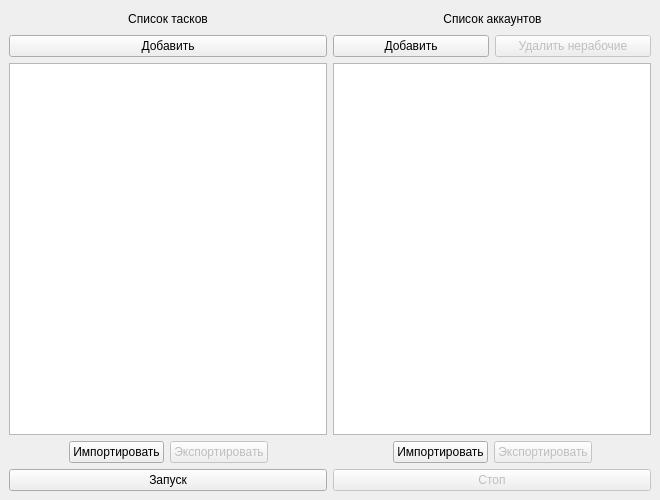
<?xml version="1.0" encoding="UTF-8"?>
<ui version="4.0">
 <class>MainWindow</class>
 <widget class="QMainWindow" name="MainWindow">
  <property name="geometry">
   <rect>
    <x>0</x>
    <y>0</y>
    <width>660</width>
    <height>500</height>
   </rect>
  </property>
  <property name="windowTitle">
   <string>Рассылка по чатам</string>
  </property>
  <widget class="QWidget" name="centralwidget">
   <layout class="QVBoxLayout" name="verticalLayout_3">
    <item>
     <layout class="QHBoxLayout" name="horizontalLayout">
      <item>
       <layout class="QVBoxLayout" name="verticalLayout">
        <item>
         <layout class="QHBoxLayout" name="horizontalLayout_9">
          <item>
           <spacer name="horizontalSpacer_6">
            <property name="orientation">
             <enum>Qt::Horizontal</enum>
            </property>
            <property name="sizeHint" stdset="0">
             <size>
              <width>40</width>
              <height>20</height>
             </size>
            </property>
           </spacer>
          </item>
          <item>
           <widget class="QLabel" name="task_label">
            <property name="text">
             <string>Список тасков</string>
            </property>
            <property name="textFormat">
             <enum>Qt::AutoText</enum>
            </property>
            <property name="alignment">
             <set>Qt::AlignCenter</set>
            </property>
           </widget>
          </item>
          <item>
           <spacer name="horizontalSpacer_5">
            <property name="orientation">
             <enum>Qt::Horizontal</enum>
            </property>
            <property name="sizeHint" stdset="0">
             <size>
              <width>40</width>
              <height>20</height>
             </size>
            </property>
           </spacer>
          </item>
         </layout>
        </item>
        <item>
         <layout class="QHBoxLayout" name="horizontalLayout_6">
          <item>
           <widget class="QPushButton" name="add_task_btn">
            <property name="text">
             <string>Добавить</string>
            </property>
           </widget>
          </item>
         </layout>
        </item>
        <item>
         <widget class="QListWidget" name="list_of_task_widget">
          <property name="minimumSize">
           <size>
            <width>0</width>
            <height>0</height>
           </size>
          </property>
         </widget>
        </item>
        <item>
         <layout class="QHBoxLayout" name="horizontalLayout_8">
          <item>
           <spacer name="horizontalSpacer_3">
            <property name="orientation">
             <enum>Qt::Horizontal</enum>
            </property>
            <property name="sizeHint" stdset="0">
             <size>
              <width>40</width>
              <height>20</height>
             </size>
            </property>
           </spacer>
          </item>
          <item>
           <widget class="QPushButton" name="import_tasks_btn">
            <property name="text">
             <string>Импортировать</string>
            </property>
           </widget>
          </item>
          <item>
           <widget class="QPushButton" name="export_tasks_btn">
            <property name="enabled">
             <bool>false</bool>
            </property>
            <property name="text">
             <string>Экспортировать</string>
            </property>
           </widget>
          </item>
          <item>
           <spacer name="horizontalSpacer_4">
            <property name="orientation">
             <enum>Qt::Horizontal</enum>
            </property>
            <property name="sizeHint" stdset="0">
             <size>
              <width>40</width>
              <height>20</height>
             </size>
            </property>
           </spacer>
          </item>
         </layout>
        </item>
       </layout>
      </item>
      <item>
       <layout class="QVBoxLayout" name="verticalLayout_2">
        <item>
         <layout class="QHBoxLayout" name="horizontalLayout_10">
          <item>
           <spacer name="horizontalSpacer_7">
            <property name="orientation">
             <enum>Qt::Horizontal</enum>
            </property>
            <property name="sizeHint" stdset="0">
             <size>
              <width>40</width>
              <height>20</height>
             </size>
            </property>
           </spacer>
          </item>
          <item>
           <widget class="QLabel" name="akks_label">
            <property name="text">
             <string>Список аккаунтов</string>
            </property>
            <property name="alignment">
             <set>Qt::AlignCenter</set>
            </property>
           </widget>
          </item>
          <item>
           <spacer name="horizontalSpacer_8">
            <property name="orientation">
             <enum>Qt::Horizontal</enum>
            </property>
            <property name="sizeHint" stdset="0">
             <size>
              <width>40</width>
              <height>20</height>
             </size>
            </property>
           </spacer>
          </item>
         </layout>
        </item>
        <item>
         <layout class="QHBoxLayout" name="horizontalLayout_3">
          <item>
           <widget class="QPushButton" name="add_akk_btn">
            <property name="text">
             <string>Добавить</string>
            </property>
           </widget>
          </item>
          <item>
           <widget class="QPushButton" name="del_nwork_akks_btn">
            <property name="enabled">
             <bool>false</bool>
            </property>
            <property name="text">
             <string>Удалить нерабочие</string>
            </property>
           </widget>
          </item>
         </layout>
        </item>
        <item>
         <widget class="QListWidget" name="list_of_akks_widget">
          <property name="minimumSize">
           <size>
            <width>0</width>
            <height>0</height>
           </size>
          </property>
          <property name="editTriggers">
           <set>QAbstractItemView::DoubleClicked|QAbstractItemView::EditKeyPressed</set>
          </property>
         </widget>
        </item>
        <item>
         <layout class="QHBoxLayout" name="horizontalLayout_2">
          <item>
           <spacer name="horizontalSpacer">
            <property name="orientation">
             <enum>Qt::Horizontal</enum>
            </property>
            <property name="sizeHint" stdset="0">
             <size>
              <width>40</width>
              <height>20</height>
             </size>
            </property>
           </spacer>
          </item>
          <item>
           <widget class="QPushButton" name="import_akks_btn">
            <property name="text">
             <string>Импортировать</string>
            </property>
           </widget>
          </item>
          <item>
           <widget class="QPushButton" name="export_akks_btn">
            <property name="enabled">
             <bool>false</bool>
            </property>
            <property name="text">
             <string>Экспортировать</string>
            </property>
           </widget>
          </item>
          <item>
           <spacer name="horizontalSpacer_2">
            <property name="orientation">
             <enum>Qt::Horizontal</enum>
            </property>
            <property name="sizeHint" stdset="0">
             <size>
              <width>40</width>
              <height>20</height>
             </size>
            </property>
           </spacer>
          </item>
         </layout>
        </item>
       </layout>
      </item>
     </layout>
    </item>
    <item>
     <layout class="QHBoxLayout" name="horizontalLayout_5">
      <item>
       <widget class="QPushButton" name="run_tasks_btn">
        <property name="text">
         <string>Запуск</string>
        </property>
       </widget>
      </item>
      <item>
       <widget class="QPushButton" name="stop_tasks_btn">
        <property name="enabled">
         <bool>false</bool>
        </property>
        <property name="text">
         <string>Стоп</string>
        </property>
       </widget>
      </item>
     </layout>
    </item>
   </layout>
  </widget>
 </widget>
 <resources/>
 <connections/>
</ui>
